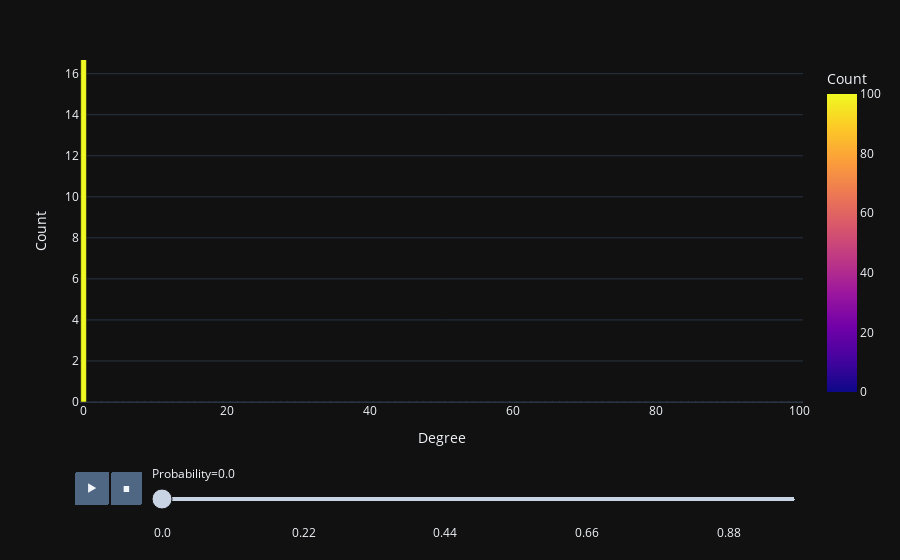

Here is the notebook cell this chart was saved with:
### Markdown cell above
Afin d'avoir une idée plus représentative de l'évolution de la distribution des degrés en fonction de la probabilité, on crée successivement plusieurs graphes en incrémentant la probabilité et on calcule la répartition des degrés pour chacun d'eux. On construit ensuite le diagramme animé suivant :

### Code cell
node_number = 100

degree_list = list(range(0,node_number+1))
x, y, z = [], [], []

for p in tqdm(np.arange(0, 1, 0.02)):
    count = [0] * (node_number+1)
    list_proba = [p] * (node_number+1)
    G = nx.gnp_random_graph(node_number, p)
    deg, cnt = degree_distrib(G)
    for i in range(0, len(deg)):
        count[deg[i]] = cnt[i]
    x += degree_list
    y += count
    z += list_proba

df = pd.DataFrame(list(zip(x,y,z)), columns = ['Degree','Count','Probability'])

fig = px.bar(df, x="Degree", y="Count", color="Count", animation_frame="Probability", range_y=[0,node_number/6])
fig.show()

### Figure 1 — Plotly figure (JSON) as saved in the notebook; plotly's stock layout.template omitted (floating-point values rounded to 4 significant figures)
{"data": [{"alignmentgroup": "True", "hovertemplate": "Probability=0.0<br>Degree=%{x}<br>Count=%{marker.color}<extra></extra>", "legendgroup": "", "marker": {"color": [100, 0, 0, 0, 0, 0, 0, 0, 0, 0, 0, 0, 0, 0, 0, 0, 0, 0, 0, 0, 0, 0, 0, 0, 0, 0, 0, 0, 0, 0, 0, 0, 0, 0, 0, 0, 0, 0, 0, 0, 0, 0, 0, 0, 0, 0, 0, 0, 0, 0, 0, 0, 0, 0, 0, 0, 0, 0, 0, 0, 0, 0, 0, 0, 0, 0, 0, 0, 0, 0, 0, 0, 0, 0, 0, 0, 0, 0, 0, 0, 0, 0, 0, 0, 0, 0, 0, 0, 0, 0, 0, 0, 0, 0, 0, 0, 0, 0, 0, 0, 0], "coloraxis": "coloraxis", "pattern": {"shape": ""}}, "name": "", "offsetgroup": "", "orientation": "v", "showlegend": false, "textposition": "auto", "x": [0, 1, 2, 3, 4, 5, 6, 7, 8, 9, 10, 11, 12, 13, 14, 15, 16, 17, 18, 19, 20, 21, 22, 23, 24, 25, 26, 27, 28, 29, 30, 31, 32, 33, 34, 35, 36, 37, 38, 39, 40, 41, 42, 43, 44, 45, 46, 47, 48, 49, 50, 51, 52, 53, 54, 55, 56, 57, 58, 59, 60, 61, 62, 63, 64, 65, 66, 67, 68, 69, 70, 71, 72, 73, 74, 75, 76, 77, 78, 79, 80, 81, 82, 83, 84, 85, 86, 87, 88, 89, 90, 91, 92, 93, 94, 95, 96, 97, 98, 99, 100], "xaxis": "x", "y": [100, 0, 0, 0, 0, 0, 0, 0, 0, 0, 0, 0, 0, 0, 0, 0, 0, 0, 0, 0, 0, 0, 0, 0, 0, 0, 0, 0, 0, 0, 0, 0, 0, 0, 0, 0, 0, 0, 0, 0, 0, 0, 0, 0, 0, 0, 0, 0, 0, 0, 0, 0, 0, 0, 0, 0, 0, 0, 0, 0, 0, 0, 0, 0, 0, 0, 0, 0, 0, 0, 0, 0, 0, 0, 0, 0, 0, 0, 0, 0, 0, 0, 0, 0, 0, 0, 0, 0, 0, 0, 0, 0, 0, 0, 0, 0, 0, 0, 0, 0, 0], "yaxis": "y", "type": "bar"}], "layout": {"xaxis": {"anchor": "y", "domain": [0.0, 1.0], "title": {"text": "Degree"}}, "yaxis": {"anchor": "x", "domain": [0.0, 1.0], "title": {"text": "Count"}, "range": [0, 16.67]}, "coloraxis": {"colorbar": {"title": {"text": "Count"}}, "colorscale": [[0.0, "#0d0887"], [0.1111, "#46039f"], [0.2222, "#7201a8"], [0.3333, "#9c179e"], [0.4444, "#bd3786"], [0.5556, "#d8576b"], [0.6667, "#ed7953"], [0.7778, "#fb9f3a"], [0.8889, "#fdca26"], [1.0, "#f0f921"]]}, "legend": {"tracegroupgap": 0}, "margin": {"t": 60}, "barmode": "relative", "updatemenus": [{"buttons": [{"args": [null, {"frame": {"duration": 500, "redraw": true}, "mode": "immediate", "fromcurrent": true, "transition": {"duration": 500, "easing": "linear"}}], "label": "&#9654;", "method": "animate"}, {"args": [[null], {"frame": {"duration": 0, "redraw": true}, "mode": "immediate", "fromcurrent": true, "transition": {"duration": 0, "easing": "linear"}}], "label": "&#9724;", "method": "animate"}], "direction": "left", "pad": {"r": 10, "t": 70}, "showactive": false, "type": "buttons", "x": 0.1, "xanchor": "right", "y": 0, "yanchor": "top"}], "sliders": [{"active": 0, "currentvalue": {"prefix": "Probability="}, "len": 0.9, "pad": {"b": 10, "t": 60}, "steps": [{"args": [["0.0"], {"frame": {"duration": 0, "redraw": true}, "mode": "immediate", "fromcurrent": true, "transition": {"duration": 0, "easing": "linear"}}], "label": "0.0", "method": "animate"}, {"args": [["0.02"], {"frame": {"duration": 0, "redraw": true}, "mode": "immediate", "fromcurrent": true, "transition": {"duration": 0, "easing": "linear"}}], "label": "0.02", "method": "animate"}, {"args": [["0.04"], {"frame": {"duration": 0, "redraw": true}, "mode": "immediate", "fromcurrent": true, "transition": {"duration": 0, "easing": "linear"}}], "label": "0.04", "method": "animate"}, {"args": [["0.06"], {"frame": {"duration": 0, "redraw": true}, "mode": "immediate", "fromcurrent": true, "transition": {"duration": 0, "easing": "linear"}}], "label": "0.06", "method": "animate"}, {"args": [["0.08"], {"frame": {"duration": 0, "redraw": true}, "mode": "immediate", "fromcurrent": true, "transition": {"duration": 0, "easing": "linear"}}], "label": "0.08", "method": "animate"}, {"args": [["0.1"], {"frame": {"duration": 0, "redraw": true}, "mode": "immediate", "fromcurrent": true, "transition": {"duration": 0, "easing": "linear"}}], "label": "0.1", "method": "animate"}, {"args": [["0.12"], {"frame": {"duration": 0, "redraw": true}, "mode": "immediate", "fromcurrent": true, "transition": {"duration": 0, "easing": "linear"}}], "label": "0.12", "method": "animate"}, {"args": [["0.14"], {"frame": {"duration": 0, "redraw": true}, "mode": "immediate", "fromcurrent": true, "transition": {"duration": 0, "easing": "linear"}}], "label": "0.14", "method": "animate"}, {"args": [["0.16"], {"frame": {"duration": 0, "redraw": true}, "mode": "immediate", "fromcurrent": true, "transition": {"duration": 0, "easing": "linear"}}], "label": "0.16", "method": "animate"}, {"args": [["0.18"], {"frame": {"duration": 0, "redraw": true}, "mode": "immediate", "fromcurrent": true, "transition": {"duration": 0, "easing": "linear"}}], "label": "0.18", "method": "animate"}, {"args": [["0.2"], {"frame": {"duration": 0, "redraw": true}, "mode": "immediate", "fromcurrent": true, "transition": {"duration": 0, "easing": "linear"}}], "label": "0.2", "method": "animate"}, {"args": [["0.22"], {"frame": {"duration": 0, "redraw": true}, "mode": "immediate", "fromcurrent": true, "transition": {"duration": 0, "easing": "linear"}}], "label": "0.22", "method": "animate"}, {"args": [["0.24"], {"frame": {"duration": 0, "redraw": true}, "mode": "immediate", "fromcurrent": true, "transition": {"duration": 0, "easing": "linear"}}], "label": "0.24", "method": "animate"}, {"args": [["0.26"], {"frame": {"duration": 0, "redraw": true}, "mode": "immediate", "fromcurrent": true, "transition": {"duration": 0, "easing": "linear"}}], "label": "0.26", "method": "animate"}, {"args": [["0.28"], {"frame": {"duration": 0, "redraw": true}, "mode": "immediate", "fromcurrent": true, "transition": {"duration": 0, "easing": "linear"}}], "label": "0.28", "method": "animate"}, {"args": [["0.3"], {"frame": {"duration": 0, "redraw": true}, "mode": "immediate", "fromcurrent": true, "transition": {"duration": 0, "easing": "linear"}}], "label": "0.3", "method": "animate"}, {"args": [["0.32"], {"frame": {"duration": 0, "redraw": true}, "mode": "immediate", "fromcurrent": true, "transition": {"duration": 0, "easing": "linear"}}], "label": "0.32", "method": "animate"}, {"args": [["0.34"], {"frame": {"duration": 0, "redraw": true}, "mode": "immediate", "fromcurrent": true, "transition": {"duration": 0, "easing": "linear"}}], "label": "0.34", "method": "animate"}, {"args": [["0.36"], {"frame": {"duration": 0, "redraw": true}, "mode": "immediate", "fromcurrent": true, "transition": {"duration": 0, "easing": "linear"}}], "label": "0.36", "method": "animate"}, {"args": [["0.38"], {"frame": {"duration": 0, "redraw": true}, "mode": "immediate", "fromcurrent": true, "transition": {"duration": 0, "easing": "linear"}}], "label": "0.38", "method": "animate"}, {"args": [["0.4"], {"frame": {"duration": 0, "redraw": true}, "mode": "immediate", "fromcurrent": true, "transition": {"duration": 0, "easing": "linear"}}], "label": "0.4", "method": "animate"}, {"args": [["0.42"], {"frame": {"duration": 0, "redraw": true}, "mode": "immediate", "fromcurrent": true, "transition": {"duration": 0, "easing": "linear"}}], "label": "0.42", "method": "animate"}, {"args": [["0.44"], {"frame": {"duration": 0, "redraw": true}, "mode": "immediate", "fromcurrent": true, "transition": {"duration": 0, "easing": "linear"}}], "label": "0.44", "method": "animate"}, {"args": [["0.46"], {"frame": {"duration": 0, "redraw": true}, "mode": "immediate", "fromcurrent": true, "transition": {"duration": 0, "easing": "linear"}}], "label": "0.46", "method": "animate"}, {"args": [["0.48"], {"frame": {"duration": 0, "redraw": true}, "mode": "immediate", "fromcurrent": true, "transition": {"duration": 0, "easing": "linear"}}], "label": "0.48", "method": "animate"}, {"args": [["0.5"], {"frame": {"duration": 0, "redraw": true}, "mode": "immediate", "fromcurrent": true, "transition": {"duration": 0, "easing": "linear"}}], "label": "0.5", "method": "animate"}, {"args": [["0.52"], {"frame": {"duration": 0, "redraw": true}, "mode": "immediate", "fromcurrent": true, "transition": {"duration": 0, "easing": "linear"}}], "label": "0.52", "method": "animate"}, {"args": [["0.54"], {"frame": {"duration": 0, "redraw": true}, "mode": "immediate", "fromcurrent": true, "transition": {"duration": 0, "easing": "linear"}}], "label": "0.54", "method": "animate"}, {"args": [["0.56"], {"frame": {"duration": 0, "redraw": true}, "mode": "immediate", "fromcurrent": true, "transition": {"duration": 0, "easing": "linear"}}], "label": "0.56", "method": "animate"}, {"args": [["0.58"], {"frame": {"duration": 0, "redraw": true}, "mode": "immediate", "fromcurrent": true, "transition": {"duration": 0, "easing": "linear"}}], "label": "0.58", "method": "animate"}, {"args": [["0.6"], {"frame": {"duration": 0, "redraw": true}, "mode": "immediate", "fromcurrent": true, "transition": {"duration": 0, "easing": "linear"}}], "label": "0.6", "method": "animate"}, {"args": [["0.62"], {"frame": {"duration": 0, "redraw": true}, "mode": "immediate", "fromcurrent": true, "transition": {"duration": 0, "easing": "linear"}}], "label": "0.62", "method": "animate"}, {"args": [["0.64"], {"frame": {"duration": 0, "redraw": true}, "mode": "immediate", "fromcurrent": true, "transition": {"duration": 0, "easing": "linear"}}], "label": "0.64", "method": "animate"}, {"args": [["0.66"], {"frame": {"duration": 0, "redraw": true}, "mode": "immediate", "fromcurrent": true, "transition": {"duration": 0, "easing": "linear"}}], "label": "0.66", "method": "animate"}, {"args": [["0.68"], {"frame": {"duration": 0, "redraw": true}, "mode": "immediate", "fromcurrent": true, "transition": {"duration": 0, "easing": "linear"}}], "label": "0.68", "method": "animate"}, {"args": [["0.7000000000000001"], {"frame": {"duration": 0, "redraw": true}, "mode": "immediate", "fromcurrent": true, "transition": {"duration": 0, "easing": "linear"}}], "label": "0.7000000000000001", "method": "animate"}, {"args": [["0.72"], {"frame": {"duration": 0, "redraw": true}, "mode": "immediate", "fromcurrent": true, "transition": {"duration": 0, "easing": "linear"}}], "label": "0.72", "method": "animate"}, {"args": [["0.74"], {"frame": {"duration": 0, "redraw": true}, "mode": "immediate", "fromcurrent": true, "transition": {"duration": 0, "easing": "linear"}}], "label": "0.74", "method": "animate"}, {"args": [["0.76"], {"frame": {"duration": 0, "redraw": true}, "mode": "immediate", "fromcurrent": true, "transition": {"duration": 0, "easing": "linear"}}], "label": "0.76", "method": "animate"}, {"args": [["0.78"], {"frame": {"duration": 0, "redraw": true}, "mode": "immediate", "fromcurrent": true, "transition": {"duration": 0, "easing": "linear"}}], "label": "0.78", "method": "animate"}, {"args": [["0.8"], {"frame": {"duration": 0, "redraw": true}, "mode": "immediate", "fromcurrent": true, "transition": {"duration": 0, "easing": "linear"}}], "label": "0.8", "method": "animate"}, {"args": [["0.8200000000000001"], {"frame": {"duration": 0, "redraw": true}, "mode": "immediate", "fromcurrent": true, "transition": {"duration": 0, "easing": "linear"}}], "label": "0.8200000000000001", "method": "animate"}, {"args": [["0.84"], {"frame": {"duration": 0, "redraw": true}, "mode": "immediate", "fromcurrent": true, "transition": {"duration": 0, "easing": "linear"}}], "label": "0.84", "method": "animate"}, {"args": [["0.86"], {"frame": {"duration": 0, "redraw": true}, "mode": "immediate", "fromcurrent": true, "transition": {"duration": 0, "easing": "linear"}}], "label": "0.86", "method": "animate"}, {"args": [["0.88"], {"frame": {"duration": 0, "redraw": true}, "mode": "immediate", "fromcurrent": true, "transition": {"duration": 0, "easing": "linear"}}], "label": "0.88", "method": "animate"}, {"args": [["0.9"], {"frame": {"duration": 0, "redraw": true}, "mode": "immediate", "fromcurrent": true, "transition": {"duration": 0, "easing": "linear"}}], "label": "0.9", "method": "animate"}, {"args": [["0.92"], {"frame": {"duration": 0, "redraw": true}, "mode": "immediate", "fromcurrent": true, "transition": {"duration": 0, "easing": "linear"}}], "label": "0.92", "method": "animate"}, {"args": [["0.9400000000000001"], {"frame": {"duration": 0, "redraw": true}, "mode": "immediate", "fromcurrent": true, "transition": {"duration": 0, "easing": "linear"}}], "label": "0.9400000000000001", "method": "animate"}, {"args": [["0.96"], {"frame": {"duration": 0, "redraw": true}, "mode": "immediate", "fromcurrent": true, "transition": {"duration": 0, "easing": "linear"}}], "label": "0.96", "method": "animate"}, {"args": [["0.98"], {"frame": {"duration": 0, "redraw": true}, "mode": "immediate", "fromcurrent": true, "transition": {"duration": 0, "easing": "linear"}}], "label": "0.98", "method": "animate"}], "x": 0.1, "xanchor": "left", "y": 0, "yanchor": "top"}]}}
